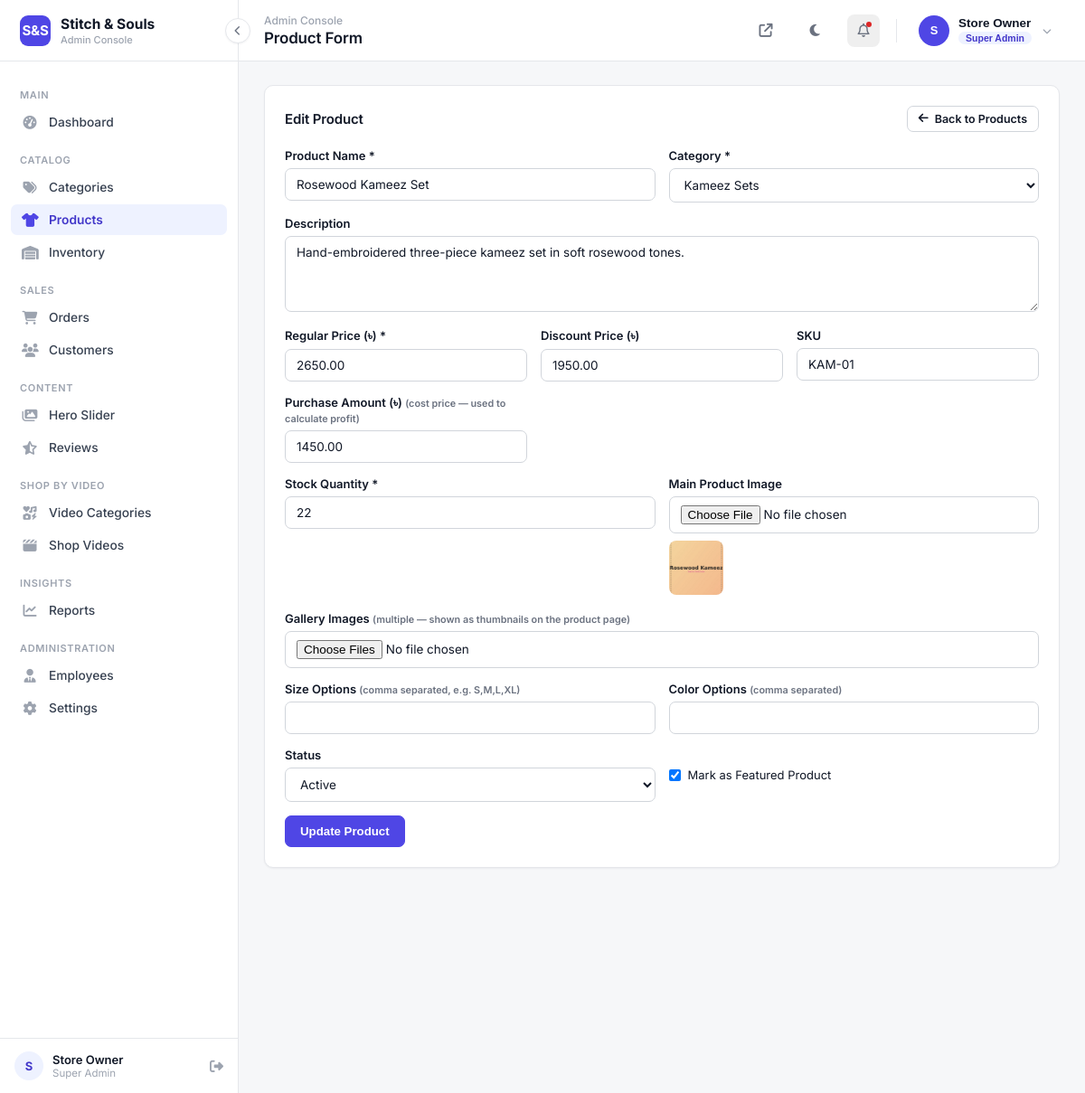
The page /admin/product-form.php?id=1 (signed in) on the database its author committed.
### tables this page shows
CREATE TABLE `products` (
  `id` INT(11) NOT NULL AUTO_INCREMENT,
  `category_id` INT(11) NOT NULL,
  `name` VARCHAR(200) NOT NULL,
  `description` TEXT DEFAULT NULL,
  `price` DECIMAL(10,2) NOT NULL DEFAULT 0.00,
  `discount_price` DECIMAL(10,2) DEFAULT NULL,
  `cost_price` DECIMAL(10,2) DEFAULT NULL,
  `sku` VARCHAR(60) DEFAULT NULL,
  `stock` INT(11) NOT NULL DEFAULT 0,
  `image` VARCHAR(255) DEFAULT NULL,
  `gallery` TEXT DEFAULT NULL,
  `size_options` VARCHAR(255) DEFAULT NULL,
  `size_chart` TEXT DEFAULT NULL COMMENT 'JSON map of size -> {chest,waist,hip} measurements, set per-product from the admin form',
  `color_options` VARCHAR(255) DEFAULT NULL,
  `featured` TINYINT(1) DEFAULT 0,
  `is_bestseller` TINYINT(1) DEFAULT 0,
  `is_flash_sale` TINYINT(1) DEFAULT 0,
  `flash_sale_end` DATETIME DEFAULT NULL,
  `status` ENUM('active','inactive') DEFAULT 'active',
  `created_by` INT(11) DEFAULT NULL COMMENT 'Employee who added this product',
  `created_at` DATETIME DEFAULT CURRENT_TIMESTAMP,
  `updated_at` DATETIME DEFAULT CURRENT_TIMESTAMP ON UPDATE CURRENT_TIMESTAMP,
  PRIMARY KEY (`id`),
  KEY `category_id` (`category_id`),
  KEY `created_by` (`created_by`),
  CONSTRAINT `fk_product_category` FOREIGN KEY (`category_id`) REFERENCES `categories`(`id`) ON DELETE CASCADE,
  CONSTRAINT `fk_product_employee` FOREIGN KEY (`created_by`) REFERENCES `employees`(`id`) ON DELETE SET NULL
);

CREATE TABLE `categories` (
  `id` INT(11) NOT NULL AUTO_INCREMENT,
  `name` VARCHAR(120) NOT NULL,
  `description` TEXT DEFAULT NULL,
  `image` VARCHAR(255) DEFAULT NULL,
  `status` ENUM('active','inactive') DEFAULT 'active',
  `created_at` DATETIME DEFAULT CURRENT_TIMESTAMP,
  PRIMARY KEY (`id`)
);

### includes/functions.php (called while the page is built, shortened)
<?php
function sanitize($str) {
    return htmlspecialchars(trim($str ?? ''), ENT_QUOTES, 'UTF-8');
}
function isEmployeeLoggedIn() {
    return isset($_SESSION['employee_id']);
}
function isSuperAdmin() {
    return isEmployeeLoggedIn() && ($_SESSION['employee_role'] ?? '') === 'super_admin';
}

### admin/product-form.php (the view, shortened to what this page needs)
<?php
require_once __DIR__ . '/includes/admin_bootstrap.php';
$id = (int)($_GET['id'] ?? 0);
$product = null;
if ($id > 0) {
    $stmt = $pdo->prepare("SELECT * FROM products WHERE id = ?");
    $stmt->execute([$id]);
    $product = $stmt->fetch();
}
$categories = $pdo->query("SELECT * FROM categories WHERE status='active' ORDER BY name ASC")->fetchAll();
require_once __DIR__ . '/includes/admin_header.php';
?>
<div class="panel">
    <div class="panel-header">
        <h3><?= $product ? 'Edit Product' : 'Add New Product' ?></h3>
        <a href="products.php" class="btn btn-outline btn-sm"><i class="fa-solid fa-arrow-left"></i> Back to Products</a>
    </div>
    <form method="post" action="product-form.php<?= $id ? '?id=' . $id : '' ?>" enctype="multipart/form-data">
        <div class="form-row-2">
            <div class="form-group">
                <label>Product Name *</label>
                <input type="text" name="name" required value="<?= sanitize($product['name'] ?? '') ?>">
            </div>
            <div class="form-group">
                <label>Category *</label>
                <select name="category_id" required>
                    <?php foreach ($categories as $c): ?>
                        <option value="<?= (int)$c['id'] ?>" <?= (($product['category_id'] ?? '') == $c['id']) ? 'selected' : '' ?>><?= sanitize($c['name']) ?></option>
                    <?php endforeach; ?>
                </select>
            </div>
        </div>
        <div class="form-group">
            <label>Description</label>
            <textarea name="description" rows="4"><?= sanitize($product['description'] ?? '') ?></textarea>
        </div>
        <div class="form-row-3">
            <div class="form-group">
                <label>Regular Price (৳) *</label>
                <input type="number" step="0.01" name="price" required value="<?= sanitize($product['price'] ?? '') ?>">
            </div>
            <div class="form-group">
                <label>Discount Price (৳)</label>
                <input type="number" step="0.01" name="discount_price" value="<?= sanitize($product['discount_price'] ?? '') ?>">
            </div>
            <div class="form-group">
                <label>SKU</label>
                <input type="text" name="sku" value="<?= sanitize($product['sku'] ?? '') ?>">
            </div>
        </div>
        <?php if (isSuperAdmin()): ?>
        <div class="form-row-3">
            <div class="form-group">
                <label>Purchase Amount (৳) <small style="color:var(--a-text-light);">(cost price — used to calculate profit)</small></label>
                <input type="number" step="0.01" name="cost_price" value="<?= sanitize($product['cost_price'] ?? '') ?>">
            </div>
        </div>
        <?php else: ?>
            <input type="hidden" name="cost_price" value="">
        <?php endif; ?>
        <div class="form-row-2">
            <div class="form-group">
                <label>Stock Quantity *</label>
                <input type="number" name="stock" required value="<?= sanitize($product['stock'] ?? 0) ?>">
            </div>
            <div class="form-group">
                <label>Main Product Image</label>
                <input type="file" name="image" accept="image/*">
                <?php if (!empty($product['image'])): ?>
                    <img src="../assets/uploads/products/<?= sanitize($product['image']) ?>" style="width:60px;height:60px;object-fit:cover;border-radius:8px;margin-top:8px;" onerror="this.style.display='none'">
                <?php endif; ?>
            </div>
        </div>
        <div class="form-group">
            <label>Gallery Images <small style="color:var(--a-text-light);">(multiple — shown as thumbnails on the product page)</small></label>
            <input type="file" name="gallery[]" accept="image/*" multiple>
        </div>
        <div class="form-row-2">
            <div class="form-group">
                <label>Size Options <small style="color:var(--a-text-light);">(comma separated, e.g. S,M,L,XL)</small></label>
                <input type="text" name="size_options" id="sizeOptionsInput" value="<?= sanitize($product['size_options'] ?? '') ?>">
            </div>
            <div class="form-group">
                <label>Color Options <small style="color:var(--a-text-light);">(comma separated)</small></label>
                <input type="text" name="color_options" value="<?= sanitize($product['color_options'] ?? '') ?>">
            </div>
        </div>
        <div class="form-row-2">
            <div class="form-group">
                <label>Status</label>
                <select name="status">
                    <option value="active" <?= ($product['status'] ?? '') === 'active' ? 'selected' : '' ?>>Active</option>
                </select>
            </div>
            <div class="form-group">
                <label>&nbsp;</label>
                <label style="display:flex;align-items:center;gap:8px;font-weight:400;">
                    <input type="checkbox" name="featured" style="width:auto;" <?= !empty($product['featured']) ? 'checked' : '' ?>> Mark as Featured Product
                </label>
            </div>
        </div>
        <button type="submit" class="btn"><?= $product ? 'Update Product' : 'Add Product' ?></button>
    </form>
</div>
<?php require_once __DIR__ . '/includes/admin_footer.php'; ?>

### assets/css/admin.css (style rules this page uses)
:root { --a-bg: #F6F7F9; --a-surface: #FFFFFF; --a-border: #E5E7EB; --a-border-strong: #D1D5DB; --a-text: #111827; --a-text-light: #6B7280; --a-text-faint: #9CA3AF; --a-primary: #4F46E5; --a-primary-dark: #4338CA; --a-primary-light: #EEF2FF; --a-success: #059669; --a-success-bg: #ECFDF5; --a-danger: #DC2626; --a-danger-bg: #FEF2F2; --a-warning: #D97706; --a-warning-bg: #FFFBEB; --a-info: #2563EB; --a-info-bg: #EFF6FF; --a-sidebar-bg: #FFFFFF; --a-sidebar-w: 264px; --radius: 10px; --radius-sm: 7px; --shadow-sm: 0 1px 2px rgba(16, 24, 40, 0.05); --shadow-md: 0 4px 10px rgba(16, 24, 40, 0.06), 0 1px 3px rgba(16,24,40,.06); --transition: 0.2s cubic-bezier(.4,0,.2,1); }
* { margin: 0; padding: 0; box-sizing: border-box; }
body { font-family: 'Inter', -apple-system, BlinkMacSystemFont, 'Segoe UI', sans-serif; background: var(--a-bg); color: var(--a-text); font-size: 14px; -webkit-font-smoothing: antialiased; }
a { text-decoration: none; color: inherit; }
h1,h2,h3,h4 { font-family: inherit; font-weight: 600; letter-spacing: -0.01em; }
.panel { background: var(--a-surface); border-radius: var(--radius); border: 1px solid var(--a-border); box-shadow: var(--shadow-sm); padding: 22px; margin-bottom: 22px; max-width: 100%; overflow: hidden; }
.panel-header { display: flex; justify-content: space-between; align-items: center; margin-bottom: 18px; flex-wrap: wrap; gap: 10px; }
.panel-header h3 { font-size: 15px; font-weight: 600; color: var(--a-text); }
.btn { display: inline-flex; align-items: center; gap: 7px; padding: 9px 16px; background: var(--a-primary); color: #fff; border: 1px solid var(--a-primary); border-radius: var(--radius-sm); font-weight: 600; font-size: 13.25px; transition: all var(--transition); cursor: pointer; }
.btn-outline { background: var(--a-surface); border: 1px solid var(--a-border-strong); color: var(--a-text); }
.btn-sm { padding: 6px 12px; font-size: 12.5px; }
.form-group { margin-bottom: 15px; }
.form-group label { display: block; font-size: 13px; font-weight: 600; margin-bottom: 6px; color: var(--a-text); }
.form-group input, .form-group select, .form-group textarea { width: 100%; padding: 9px 12px; border: 1px solid var(--a-border-strong); border-radius: var(--radius-sm); font-family: inherit; font-size: 13.5px; color: var(--a-text); background: #fff; transition: border-color var(--transition); }
.form-row-2 { display: grid; grid-template-columns: 1fr 1fr; gap: 15px; }
.form-row-3 { display: grid; grid-template-columns: 1fr 1fr 1fr; gap: 15px; }

### rows shown on the page
products: name "Rosewood Kameez Set", category_id "Kameez Sets", description "Hand-embroidered three-piece kameez set in soft rosewood tones.", price "2650.00", discount_price "1950.00", sku "KAM-01", cost_price "1450.00", stock "22", image (picture), status "Active", featured "☑"

### other values the page prints
setting('site_name', 'Stitch & Souls') "Stitch & Souls"
$initials "S"
$_SESSION['employee_name'] "Store Owner"
$pageTitle "Product Form"
substr($_SESSION['employee_name'], 0, 1) "S"
